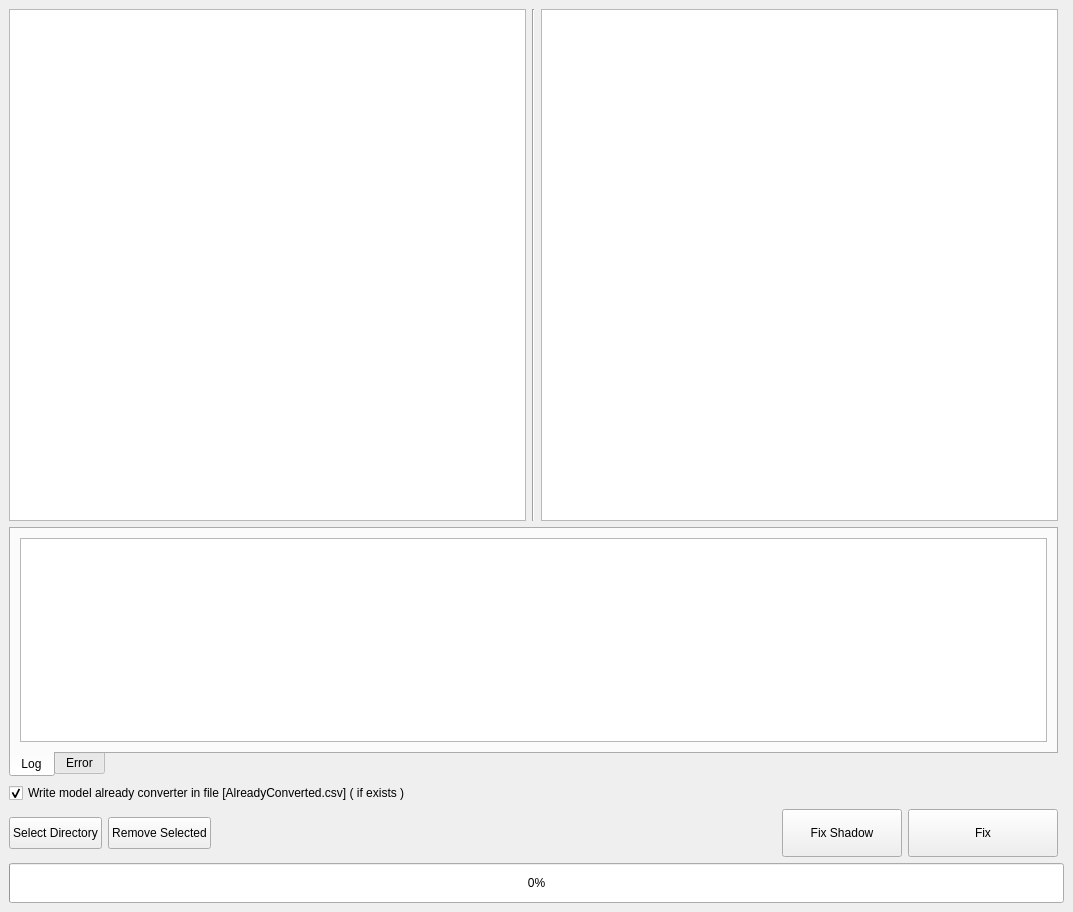
<?xml version="1.0" encoding="UTF-8"?>
<ui version="4.0">
 <class>TXID</class>
 <widget class="QMainWindow" name="TXID">
  <property name="geometry">
   <rect>
    <x>0</x>
    <y>0</y>
    <width>1073</width>
    <height>912</height>
   </rect>
  </property>
  <property name="windowTitle">
   <string>TXID Fixer</string>
  </property>
  <property name="autoFillBackground">
   <bool>false</bool>
  </property>
  <widget class="QWidget" name="main">
   <layout class="QGridLayout" name="gridLayout">
    <item row="3" column="0">
     <layout class="QHBoxLayout" name="horizontalLayout_5">
      <property name="topMargin">
       <number>0</number>
      </property>
      <item>
       <widget class="QPushButton" name="selectDir">
        <property name="minimumSize">
         <size>
          <width>92</width>
          <height>32</height>
         </size>
        </property>
        <property name="text">
         <string>Select Directory</string>
        </property>
       </widget>
      </item>
      <item>
       <widget class="QPushButton" name="removeSel">
        <property name="minimumSize">
         <size>
          <width>92</width>
          <height>32</height>
         </size>
        </property>
        <property name="text">
         <string>Remove Selected</string>
        </property>
       </widget>
      </item>
      <item>
       <spacer name="horizontalSpacer">
        <property name="orientation">
         <enum>Qt::Horizontal</enum>
        </property>
        <property name="sizeHint" stdset="0">
         <size>
          <width>40</width>
          <height>20</height>
         </size>
        </property>
       </spacer>
      </item>
      <item>
       <widget class="QLabel" name="fileFixed">
        <property name="layoutDirection">
         <enum>Qt::LeftToRight</enum>
        </property>
        <property name="text">
         <string/>
        </property>
        <property name="alignment">
         <set>Qt::AlignRight|Qt::AlignTrailing|Qt::AlignVCenter</set>
        </property>
       </widget>
      </item>
      <item>
       <widget class="QPushButton" name="fix_shadow">
        <property name="minimumSize">
         <size>
          <width>120</width>
          <height>48</height>
         </size>
        </property>
        <property name="text">
         <string>Fix Shadow</string>
        </property>
       </widget>
      </item>
      <item>
       <widget class="QPushButton" name="fix">
        <property name="enabled">
         <bool>true</bool>
        </property>
        <property name="minimumSize">
         <size>
          <width>150</width>
          <height>48</height>
         </size>
        </property>
        <property name="text">
         <string>Fix</string>
        </property>
       </widget>
      </item>
     </layout>
    </item>
    <item row="7" column="0" colspan="2">
     <widget class="QProgressBar" name="progress">
      <property name="minimumSize">
       <size>
        <width>0</width>
        <height>40</height>
       </size>
      </property>
      <property name="value">
       <number>0</number>
      </property>
     </widget>
    </item>
    <item row="1" column="0">
     <widget class="QTabWidget" name="output">
      <property name="tabPosition">
       <enum>QTabWidget::South</enum>
      </property>
      <property name="tabShape">
       <enum>QTabWidget::Rounded</enum>
      </property>
      <property name="currentIndex">
       <number>0</number>
      </property>
      <widget class="QWidget" name="tabLog">
       <attribute name="title">
        <string>Log</string>
       </attribute>
       <layout class="QHBoxLayout" name="horizontalLayout_6">
        <item>
         <widget class="QTextBrowser" name="logBrowser"/>
        </item>
       </layout>
      </widget>
      <widget class="QWidget" name="tabError">
       <attribute name="title">
        <string>Error</string>
       </attribute>
       <layout class="QHBoxLayout" name="horizontalLayout_7">
        <item>
         <widget class="QTextBrowser" name="errorBrowser"/>
        </item>
       </layout>
      </widget>
     </widget>
    </item>
    <item row="0" column="0">
     <layout class="QHBoxLayout" name="horizontalLayout_2">
      <property name="topMargin">
       <number>0</number>
      </property>
      <item>
       <layout class="QHBoxLayout" name="horizontalLayout_4">
        <property name="topMargin">
         <number>0</number>
        </property>
        <item>
         <widget class="QTreeView" name="treeView">
          <property name="minimumSize">
           <size>
            <width>384</width>
            <height>512</height>
           </size>
          </property>
          <property name="alternatingRowColors">
           <bool>true</bool>
          </property>
          <property name="selectionMode">
           <enum>QAbstractItemView::MultiSelection</enum>
          </property>
         </widget>
        </item>
        <item>
         <widget class="Line" name="line_3">
          <property name="orientation">
           <enum>Qt::Vertical</enum>
          </property>
         </widget>
        </item>
        <item>
         <widget class="QListWidget" name="listModel">
          <property name="minimumSize">
           <size>
            <width>192</width>
            <height>512</height>
           </size>
          </property>
          <property name="alternatingRowColors">
           <bool>true</bool>
          </property>
          <property name="selectionMode">
           <enum>QAbstractItemView::MultiSelection</enum>
          </property>
         </widget>
        </item>
       </layout>
      </item>
     </layout>
    </item>
    <item row="2" column="0">
     <widget class="QCheckBox" name="alreadyConnected">
      <property name="text">
       <string>Write model already converter in file [AlreadyConverted.csv] ( if exists )</string>
      </property>
      <property name="checked">
       <bool>true</bool>
      </property>
     </widget>
    </item>
   </layout>
  </widget>
 </widget>
 <resources/>
 <connections/>
</ui>
